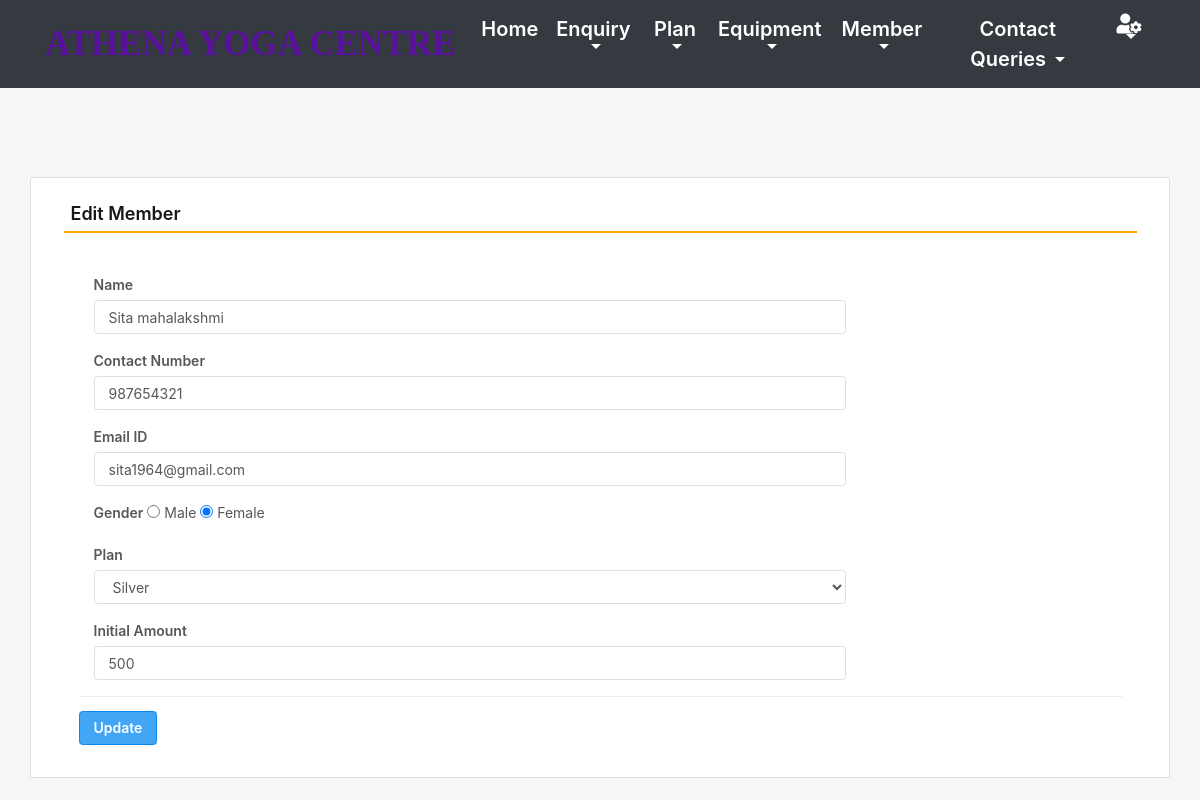
The page /edit_Member/1 (signed in) on the database its author committed.
### yoga/models.py (models this page shows, shortened)
class Member(models.Model):
    name = models.CharField(max_length=150, null=True)
    contact = models.CharField(max_length=15, null=True)
    email = models.CharField(max_length=50, null=True)
    gender = models.CharField(max_length=10, null=True)
    plan = models.CharField(max_length=100, null=True)
    joindate = models.DateField(null=True)
    initamount = models.CharField(max_length=100, null=True)

### yoga/views.py (the view, shortened to what this page needs)
# urls.py: path('edit_Member/<int:pid>', edit_Member, name='edit_Member'),
def edit_Member(request,pid):
    if not request.user.is_authenticated:
        return redirect(admin_login)
    error = ""
    user = request.user
    member = Member.objects.get(id=pid)
    return render(request,'edit_Member.html', locals())

### yoga/templates/edit_Member.html (shortened to what this page needs)
{% include 'admin_nav.html' %}
{% load static %}
{% block main %}
 <html lang="en" class="no-focus">
 <link rel="stylesheet" id="css-main" href="{% static 'css1/codebase.min.css' %}">
 <br><br><br><br>
	<div class="container card shadow mt-5">
		<div class="card-body">
			<h5 class="p-2" style="border-bottom: 2px solid orange">Edit Member</h5>
             <br>
			<div class="container-fluid">
					<form method="post">
                        <div class="col-sm-9">
							<div class="form-group">
								<label>Name</label>
                                <input type="text" name="name" class="form-control" value="{{member.name}}">
							</div>
						</div>
						<div class="col-sm-9">
							<div class="form-group">
								<label>Contact Number</label>
                                <input type="text" name="contact" class="form-control" value="{{member.contact}}">
							</div>
						</div>
						<div class="col-sm-9">
							<div class="form-group">
								<label>Email ID</label>
                                <input type="email" name="email" class="form-control" value="{{member.email}}">
							</div>
						</div>
						<div class="col-sm-9">
							<div class="form-group">
								<label>Gender</label>
								{% if member.gender == "Female" %}
								<input type="radio" name="gender" value="Male"> Male
								<input type="radio" name="gender" value="Female" checked> Female
								{% endif %}
							</div>
						</div>
                        <div class="col-sm-9">
							<div class="form-group">
								<label>Plan</label>
                                <select name="plan" class="form-control">
                                    <option value="{{member.plan}}">{{member.plan}}</option>
								</select>
							</div>
						</div>
                        <div class="col-sm-9">
							<div class="form-group">
								<label>Initial Amount</label>
                                <input type="text" name="initamount" class="form-control" value="{{member.initamount}}">
							</div>
						</div>
						<hr>
						<input type="submit" value="Update" class="btn btn-primary">
					</form>
				</div>
			</div>
		</div>
        <link rel="stylesheet" href="https://use.fontawesome.com/releases/v5.6.3/css/all.css">
 </html>
{% endblock %}

### rows shown on the page
Member: name "Sita mahalakshmi", contact "987654321", email "sita1964@gmail.com", plan "Silver", initamount "500"
